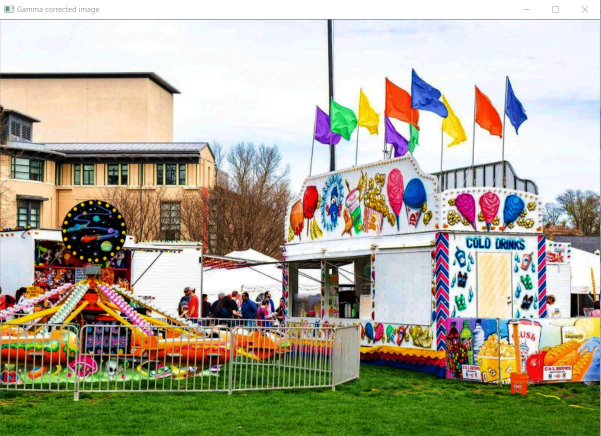
#> input picture Colour Transition & Gamma Correction/Gamma Correction/Carnival_GammaCorrected.jpg, 1201 x 872 px (shown at 1/2 size)
$ python PS2.py
#> lines starting #> are read from the running program, lines starting #| are printed output that depends on the picture
# -*- coding: utf-8 -*-
"""
Created on Tue Sep 14 23:18:15 2021

@author: Parth Malpathak
"""
#C:/Users/parth/OneDrive/Desktop//smiley.jpg
#C:/Users/parth/OneDrive/Desktop/CMU Lecture Files/CV for Engineers//carnival.jpg
import cv2
import numpy as np

img1 = input('Enter an image: ')    #Input Image
#> the answer given: Carnival_GammaCorrected.jpg
img = cv2.imread(img1)              #Read Image
#> img is the input picture: shape (872, 1201, 3); mean B, G, R 148.2, 168, 171.8

print(img.shape)
#| (872, 1201, 3)
g = float(input('Enter a gamma value: '))  #Enter the desired Gamma Value
#> the answer given: 3

def gamma_c(src, gamma):
    invGamma = 1.0 / g    #Gamma Inverse
    #make a table to traverse over all pixel values, scale them to [0,1], apply gamma inverse
    #Scale it back to original
    t = np.array([(((i / 255.0) ** invGamma) * 255) for i in np.arange(0, 256)]).astype("uint8")
    print(t.shape)
    return cv2.LUT(img, t) #Create a look up table to link each pixel value to its corresponding gamma corrected value
scale_percent = 75 #Resize the image to fit the screen
width = int(img.shape[1] * scale_percent / 100)
#> width = 900
height = int(img.shape[0] * scale_percent / 100)
#> height = 654
dim = (width, height)
#> dim = (900, 654)

# resize image
original_resized = cv2.resize(img, dim, interpolation = cv2.INTER_AREA)
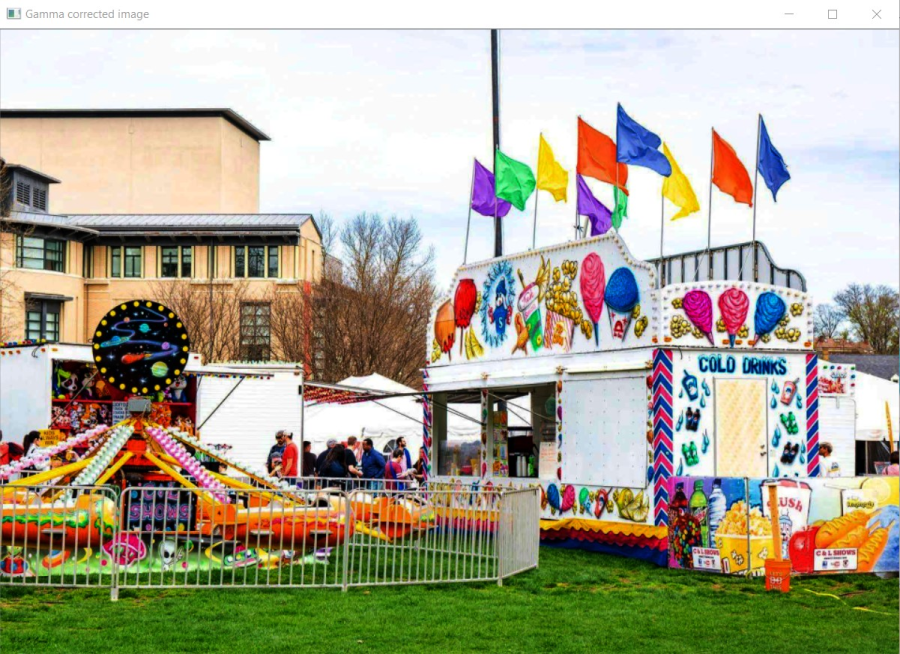
#> original_resized: shape (654, 900, 3); mean B, G, R 148.2, 168, 171.8
cv2.imshow('Carnival', original_resized) #Display Original Image

gammaImg = gamma_c(img, g )
#> in gamma_c, `return cv2.LUT(img, t)`:
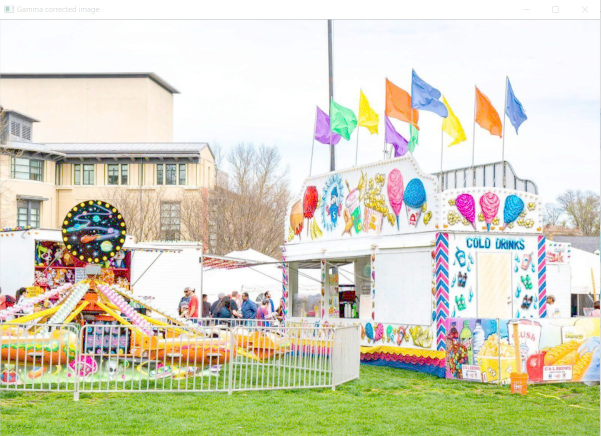
#> returned value: shape (872, 1201, 3) (shown at 1/2 size); mean of channels 0, 1, 2 189.9, 211.8, 212.5; drawn as B, G, R
scale_percent = 60 #Resize the image to fit the screen
width1 = int(gammaImg.shape[1] * scale_percent / 100)
#> width1 = 720
height1 = int(gammaImg.shape[0] * scale_percent / 100)
#> height1 = 523
dim = (width1, height1)
#> dim = (720, 523)

#resize image
original_resized_gamma = cv2.resize(gammaImg, dim, interpolation = cv2.INTER_AREA)
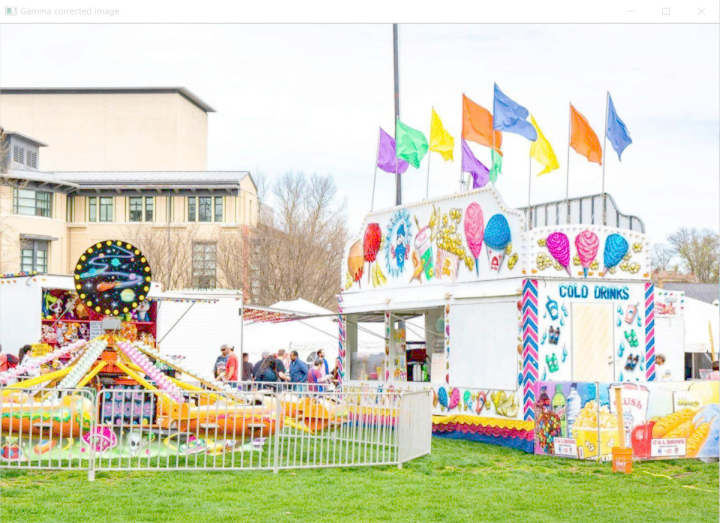
#> original_resized_gamma: shape (523, 720, 3); mean B, G, R 189.9, 211.8, 212.5
cv2.imshow('Gamma corrected image', original_resized_gamma) #Display the gamma corrected image
cv2.waitKey(0)
cv2.destroyAllWindows()
